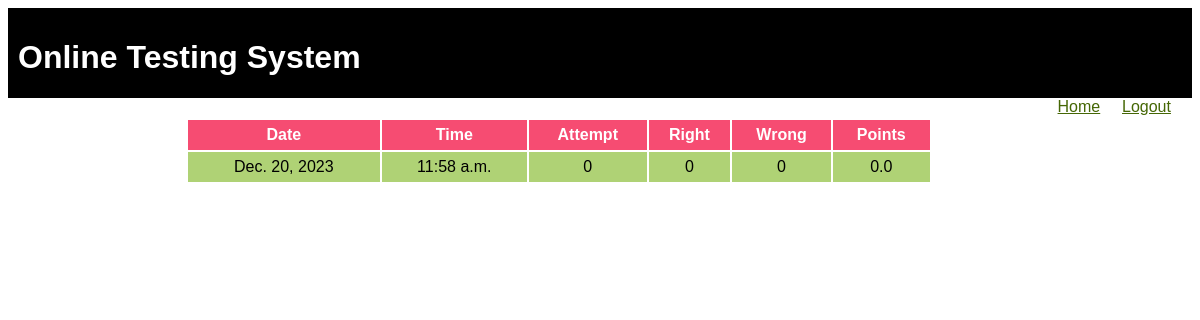
/OTS/result (signed in), run on the app's committed database.
### OTS/models.py (models this page shows)
class Result(models.Model):
    resultid=models.BigAutoField(primary_key=True,auto_created=True)
    username=models.ForeignKey(Candidate,on_delete=models.CASCADE)
    date=models.DateField(auto_now=True)
    time=models.TimeField(auto_now=True)
    attempt=models.IntegerField()
    right=models.IntegerField()
    wrong=models.IntegerField()
    points=models.FloatField()

### OTS/views.py (the view)
# urls.py: path('result',ShowTestResult,name='result'),
def ShowTestResult(request):
    if 'name' not in request.session.keys():
        res=HttpResponseRedirect("login")
    result=Result.objects.filter(resultid=Result.objects.latest('resultid').resultid,username_id=request.session['username'])
    context={
        'result':result
    }
    res=render(request,'show_result.html',context)
    return res

### OTS/templates/show_result.html (shortened to what this page needs)
{% extends 'main.html' %}
{%block top%}
<a href="{% url 'OTS:home' %}">Home</a>
<a href="{% url 'OTS:logout' %}">Logout</a>
{% endblock %}
{% block content%}
<table>
    <tr>
        <th>Date</th>
        <th>Time</th>
        <th>Attempt</th>
        <th>Right</th>
        <th>Wrong</th>
        <th>Points</th>
    </tr>
    {% for r in result %}
    <tr>
        <td>{{r.date}}</td>
        <td> {{r.time}}</td>
        <td> {{r.attempt}}</td>
        <td>{{r.right}} </td>
        <td>{{r.wrong}}</td>
        <td>{{r.points}}</td>
    </tr>
    {% endfor %}
</table>
{%endblock%}

### OTS/static/theme.css (style rules this page uses)
* { font-family:'Gill Sans', 'Gill Sans MT', Calibri, 'Trebuchet MS', sans-serif; }
.top div.menu a { color:#456705; display:inline-block; min-width:50px; margin-right:10px; }
table { width:90%; }
table tr:nth-child(odd) { background-color:#456705; color:white; height:30px; }
table tr:nth-child(even) { background-color:#AFD275; height:30px; }
table tr:first-child { background-color:#F64C72; }
table td { text-align:center; }

### data on the page
Result: date "Dec. 20, 2023", time "11:58 a.m.", attempt "0", right "0", wrong "0", points "0.0"
